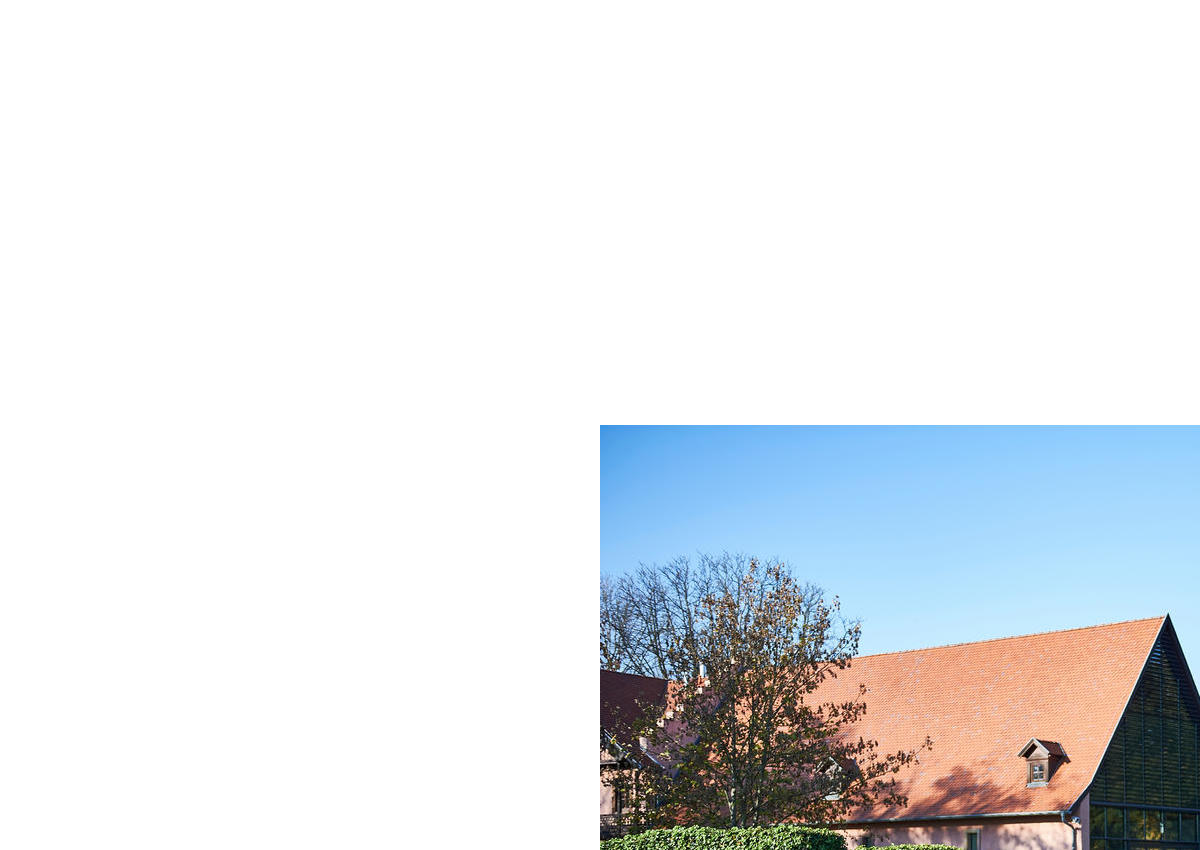

The script that saved this image:
from PIL import Image
import math

image = Image.open("car.jpg")
data = image.load()
new_image = Image.new("RGB", (image.width, image.height))
new_data = new_image.load()

center_x = image.width/2
center_y = image.height/2

for y in range(image.height):
    for x in range(image.width):
        new_x = x-center_x
        new_y = y-center_y

        if new_x < 0 or new_x >= image.width*2 or new_y < 0 or new_y >= image.width * 2:
            new_data[x, y] = (255,255,255)
        else:
            new_data[x,y] = data[math.floor(new_x), math.floor(new_y)]

new_image.save("edges.png")
